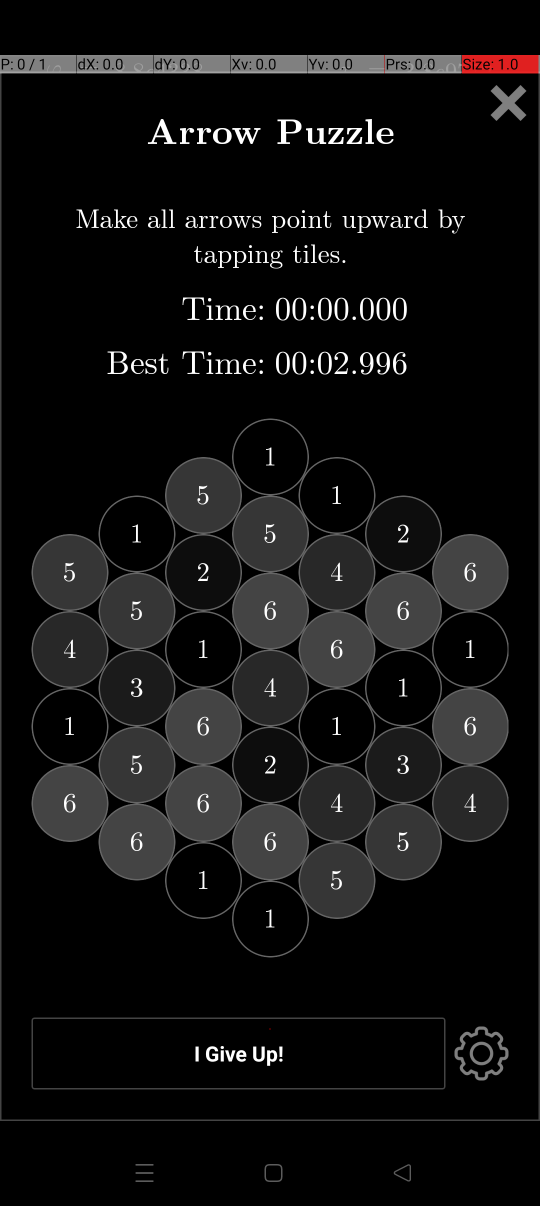
#> input picture vision/live_screen.png, 1080 x 2412 px, given in place of 1.PNG, which was not available (shown at 1/2 size)
$ python scanner.py
#> lines starting #> are read from the running program, lines starting #| are printed output that depends on the picture
import cv2
import os
import sys

sys.path.append(os.path.dirname(os.path.dirname(os.path.abspath(__file__))))
from config import screen_map

class BoardScanner:
    def __init__(self):
        self.script_dir = os.path.dirname(os.path.abspath(__file__))
        self.templates = {}
        self._load_templates()

        self.crop_size = 180

    def _load_templates(self):
        for i in range(1, 7):
            path = os.path.join(self.script_dir, "templates", f"{i}.PNG")
            tmpl = cv2.imread(path, cv2.IMREAD_GRAYSCALE)
#> tmpl: shape (2412, 1080); min 0, max 255, mean 17
            if tmpl is None:
                raise FileNotFoundError(f"Missing template: {path}")

            edges = cv2.Canny(tmpl, 50, 150)
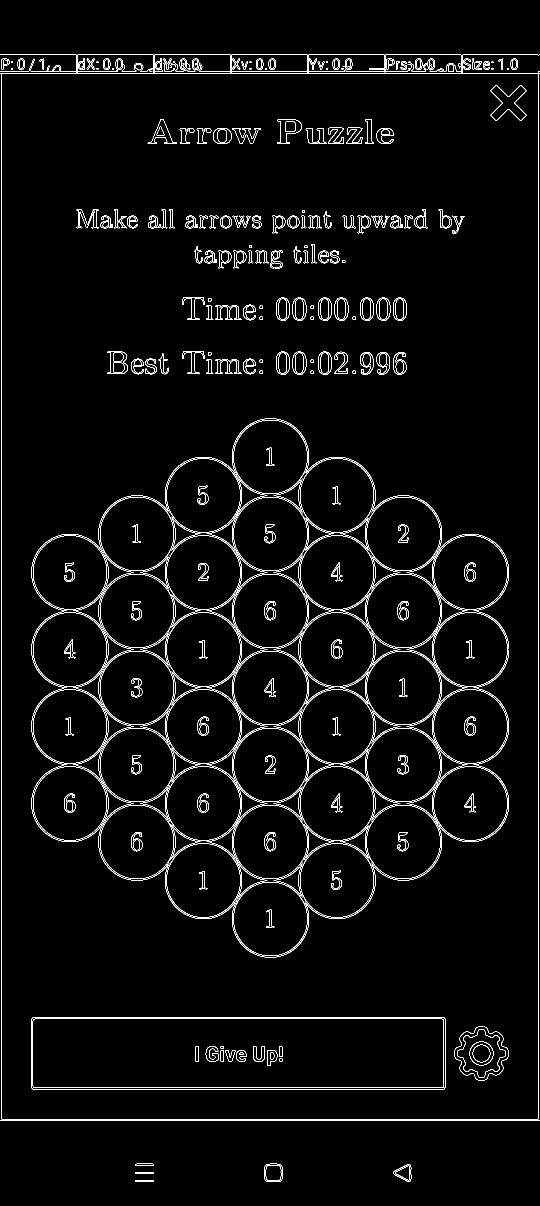
#> edges: shape (2412, 1080) (shown at 1/2 size); 3% white in thin lines or dots
            self.templates[i] = edges
#> pass 2 of the loop in _load_templates, `for i in range(1, 7):`:
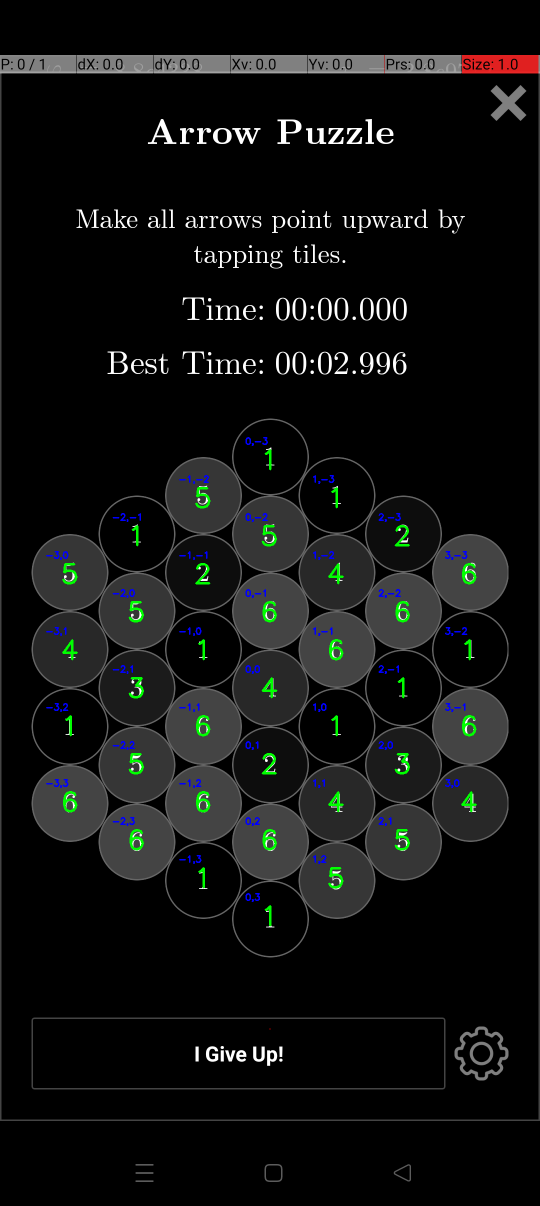
#> input picture vision/debug_board_scanned.png, 1080 x 2412 px, given in place of 2.PNG, which was not available (shown at 1/2 size)
#> in _load_templates, `tmpl = cv2.imread(path, cv2.IMREAD_GRAYSCALE)`:
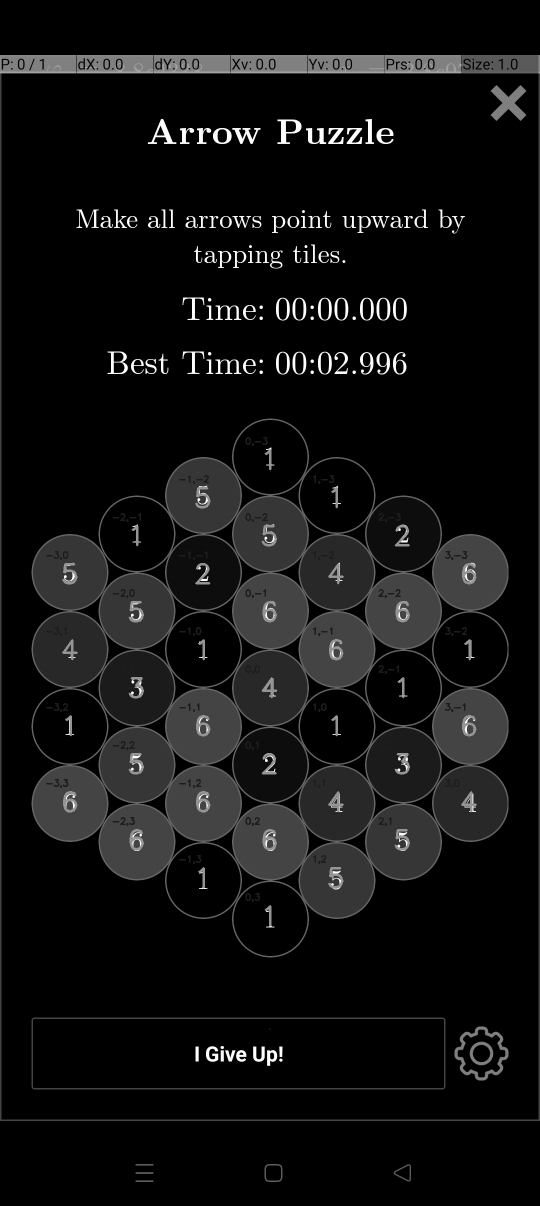
#> tmpl: shape (2412, 1080) (shown at 1/2 size); min 0, max 255, mean 17.1
#> in _load_templates, `edges = cv2.Canny(tmpl, 50, 150)`:
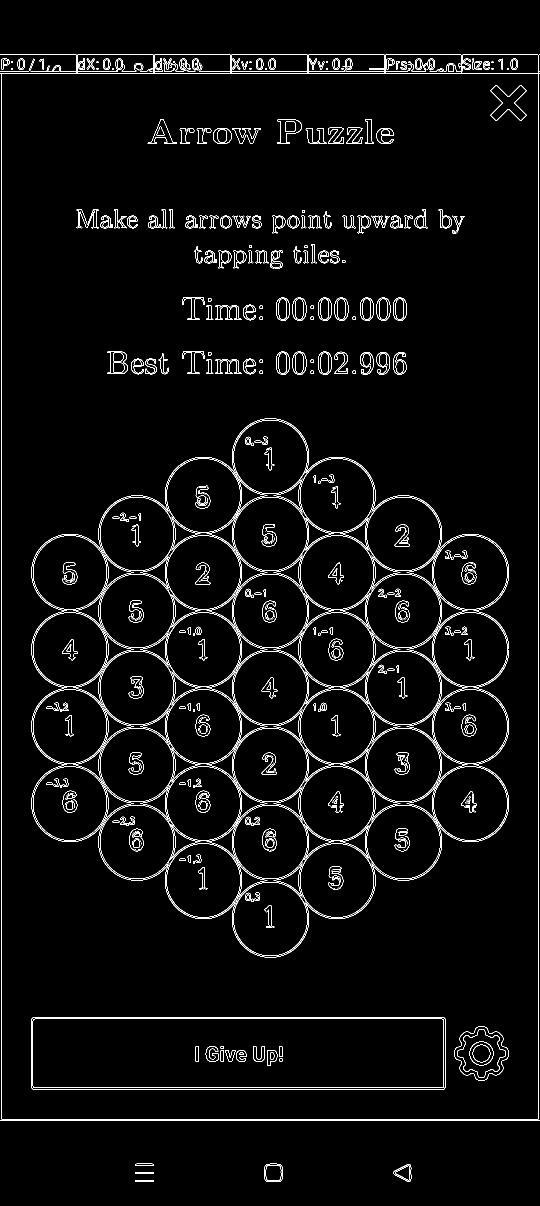
#> edges: shape (2412, 1080) (shown at 1/2 size); 3.2% white in thin lines or dots

    # [48 lines left out: function scan, not called in this run]

if __name__ == "__main__":
#> (the run stopped early here; a loop or call above may not have finished)
